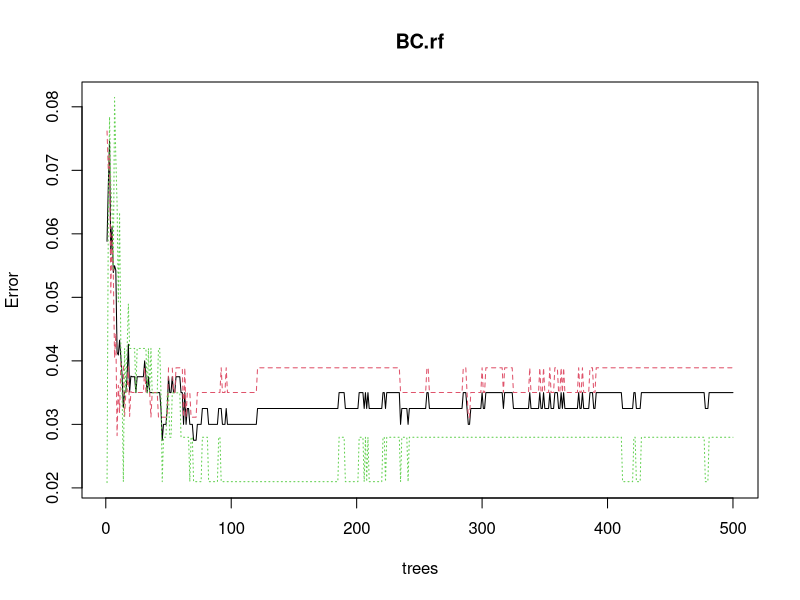
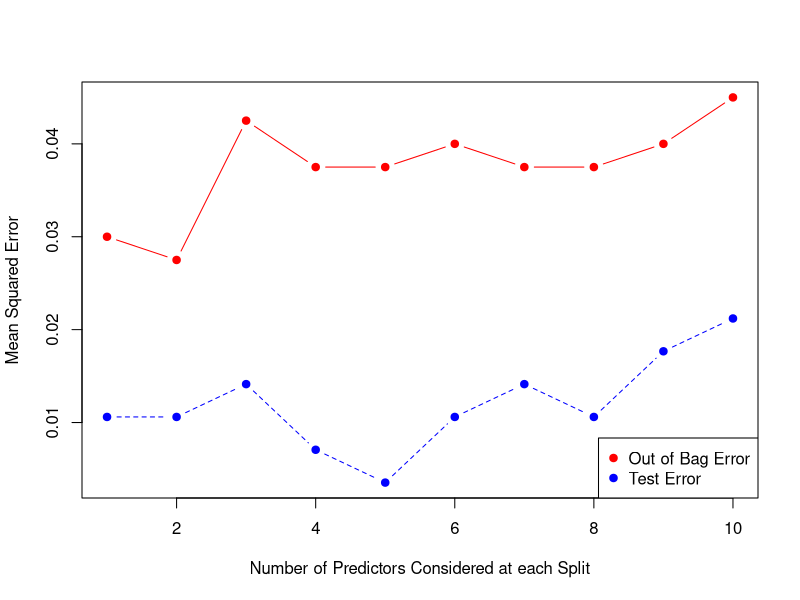

Reproduce these figures in R, in order.
## ---- chunk 1
knitr::opts_chunk$set(echo = TRUE)
## ---- chunk 2
library(mlbench)
data(BreastCancer)
library(tidyverse)
library(randomForest)
library(caret)
## ---- chunk 3
set.seed(1)
train_sample <- sample(1:nrow(BreastCancer), 410) 
BreastCancer.train=BreastCancer[train_sample,]
BreastCancer.test=BreastCancer[-train_sample,]
## ---- chunk 4
set.seed(10)
BC.rf=randomForest(Class ~ . , data = BreastCancer, subset = train_sample, na.action = na.exclude, importance=T)
BC.rf #RF chooses 3 variables
plot(BC.rf)
summary(BC.rf)
importance(BC.rf, type=1)

test.err=double(10)
oob.err=double(10)
for(mtry in 1:10) 
{
  rf=randomForest(Class ~ . , data = BreastCancer.train,
                  mtry=mtry, ntree=200, na.action = na.exclude) 
  oob.err[mtry] = rf$err.rate[200]
  
  pred=predict(rf, BreastCancer.test[1:10]) #Predictions on Test Set for each Tree
  test.err[mtry]= mean(((as.numeric(BreastCancer.test$Class)-1) - (as.numeric(pred)-1)^2),
                       na.rm = T) #Mean Squared Test Error
  
  cat(mtry," ") #printing the output to the console
  
}
oob.err
test.err
## ---- chunk 5
set.seed(3458)
preda=predict(rf, BreastCancer.train[1:10])
confusionMatrix(preda, BreastCancer.train$Class, positive = 'malignant')
## ---- chunk 6
confusionMatrix(pred, BreastCancer.test$Class, positive = 'malignant')
importance(rf, type = 2)
matplot(1:mtry , cbind(oob.err,test.err), pch=19 , col=c("red","blue"),type="b",ylab="Mean Squared Error",xlab="Number of Predictors Considered at each Split")
legend("bottomright",legend=c("Out of Bag Error","Test Error"), pch=19, col=c("red","blue"))
